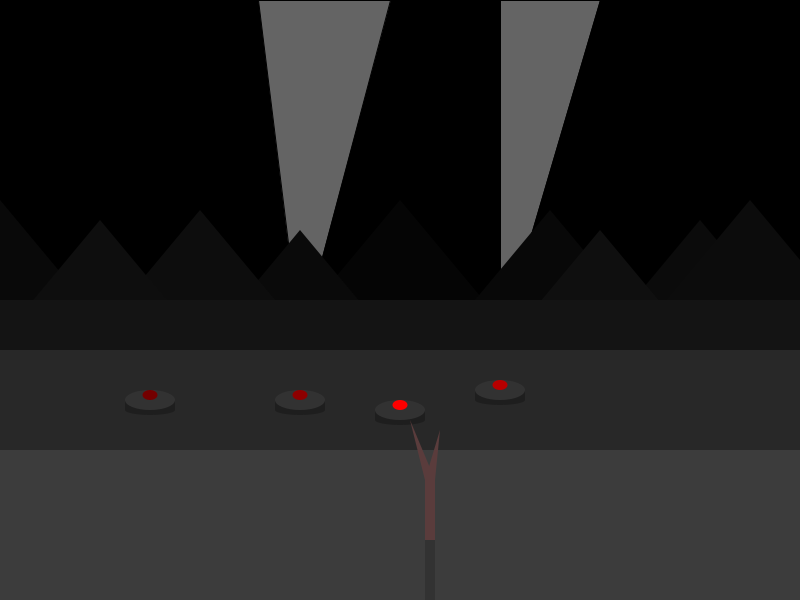
Frame 1 (no input)
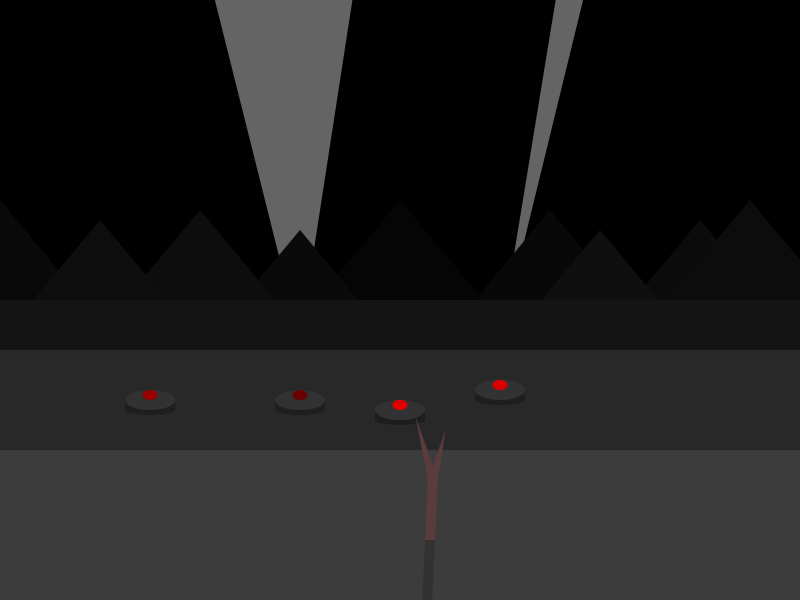
Frame 60 (the mouse pressed at the canvas centre just before this capture)
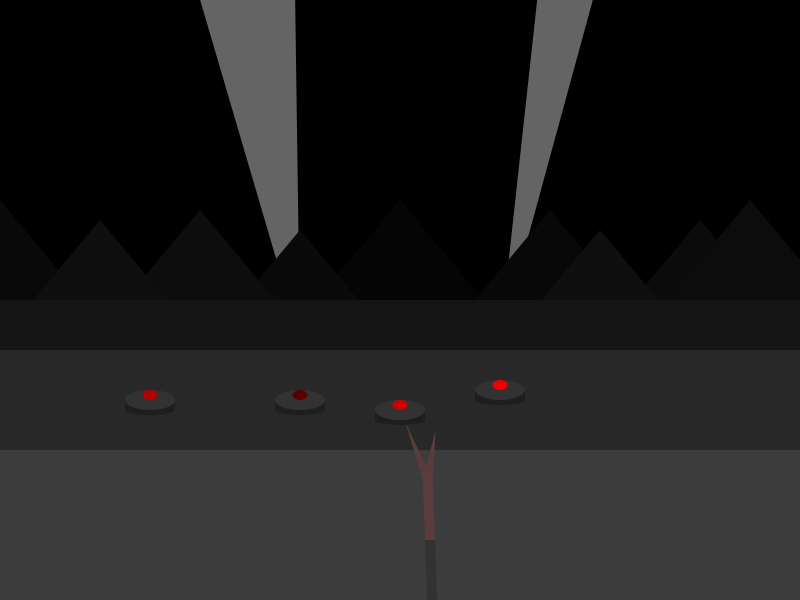
Frame 120 (the mouse held since frame 60 and released just before this capture)

The Processing sketch that drew these frames (run headless with seeded random() and noise(); from frame 60 on, the mouse is pressed at the canvas centre):

// Processing sketch: War
// ── War.pde
void setup(){
  size(800,600);
}
int n = 0;//internal timer, lightning
int sincos = 0;//Sin/Cosine timer for all who use it
int bg = 0;//background flash
float r;//randomized position
void draw(){
  background(bg,bg/2,bg/2);
  translate(400,300);
  searchlights(sincos,100,0);
  searchlights(sincos,-100,2);
  explosion(n,r);
  mountain(0,0,-5);///mountain range
  mountain(-300,30,-4);
  mountain(150,10,-2);
  mountain(-400,0,-1);
  mountain(-100,30,0);
  mountain(300,20,1);
  mountain(350,0,2);
  mountain(-200,10,3);
  mountain(-300,20,4);
  mountain(200,30,5);
  fill(20+bg/2,20+bg/3,20+bg/3);
  rect(-400,0,800,100);
  fill(40+bg/3,40+bg/4,40+bg/4);
  rect(-400,50,800,100);
  fill(60+bg/4,60+bg/5,60+bg/5);
  rect(-400,150,800,150);
  mine(0,110,sincos,1);
  mine(100,90,sincos,3);
  mine(-100,100,sincos,6);
  mine(-250,100,sincos,10);
  twig(sincos,30,200);
  n = n-5;
  sincos++;
  if (bg > 0){//background darkener BUT not below zero
    bg=bg-1;
  }
  if (n <= -600){//begin flash
    n = 300;
    bg = 50;
    r = random(-400, 400);
  }
}
void mountain(int x, int y, int tint){
  fill(10+bg/1.5+tint,10+tint+bg/2,10+tint+bg/2);
  triangle(-100+x,20+y,100+x,20+y,x,-100+y);
}
void explosion(int opac, float x){
  fill(200,0,0,opac/1.5);
  noStroke();
  circle(x,-25,(330-opac)/2);
  fill(200,200,0,opac/1.5);
  circle(x,-25,(300-opac)/2);
}
void searchlights(float timer,int offset,int cosadd){
  fill(100);
  triangle(cos(timer/100+cosadd)*100+offset,-300,sin(timer/100+cosadd)*100+offset,-300,offset,40);
}
void twig(float timer,int x,int y){
  float e = sin(timer/30);
  fill(90,60,60);
  quad(x+5,y+40,x-5,y+40,x-5+3*e,y-20,x+3*e+5,y-20);
  triangle(x-5+3*e,y-20,x+3*e+5,y-20,x+10+6*e,y-70);
  triangle(x-5+3*e,y-20,x+3*e+5,y-20,x-20+6*e,y-80-4*e);
  fill(50);
  quad(x+5,y+40,x-5,y+40,x-5-3*e,y+100,x-3*e+5,y+100);
}
void mine(int x, int y,float timer, int extra){
  fill(30+bg/2,30+bg/3,30+bg/2);
  rect(x-25,y,50,10);
  ellipse(x,y+10,50,10);
  fill(50+bg/2,50+bg/3,50+bg/3);
  ellipse(x,y,50,20);
  fill(sin(timer/10+extra)*100+170,0,0);
  ellipse(x,y-5,15,10);
}
